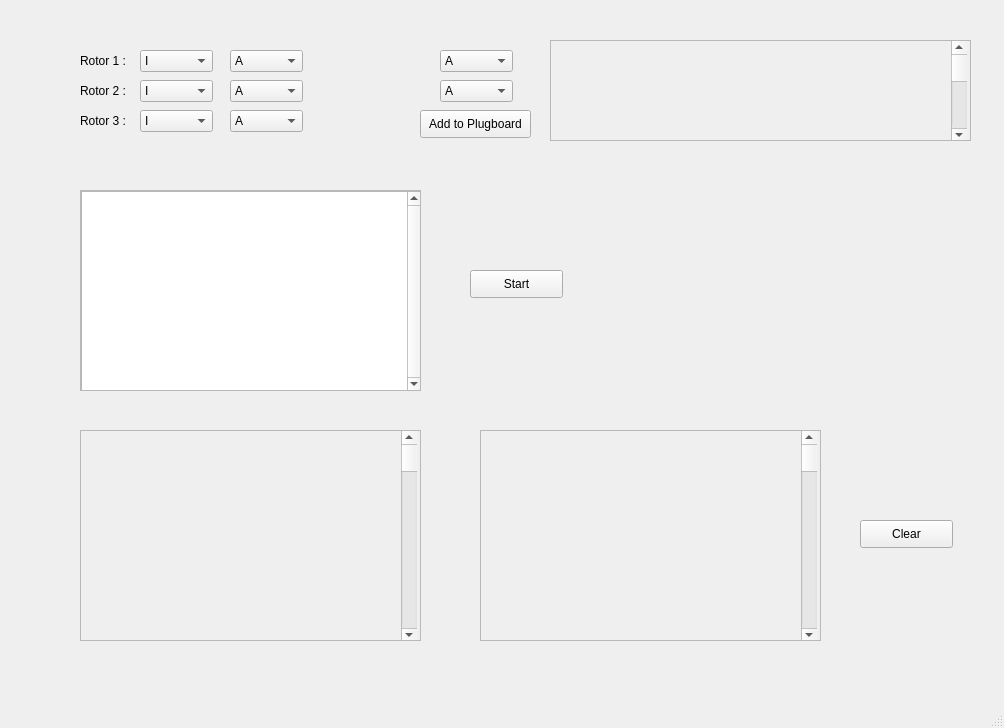
<?xml version="1.0" encoding="UTF-8"?>
<ui version="4.0">
 <class>MainWindow</class>
 <widget class="QMainWindow" name="MainWindow">
  <property name="geometry">
   <rect>
    <x>0</x>
    <y>0</y>
    <width>1004</width>
    <height>728</height>
   </rect>
  </property>
  <property name="windowTitle">
   <string>Main</string>
  </property>
  <widget class="QWidget" name="centralwidget">
   <widget class="QComboBox" name="comboBox">
    <property name="geometry">
     <rect>
      <x>140</x>
      <y>50</y>
      <width>73</width>
      <height>22</height>
     </rect>
    </property>
    <item>
     <property name="text">
      <string>I</string>
     </property>
    </item>
    <item>
     <property name="text">
      <string>II</string>
     </property>
    </item>
    <item>
     <property name="text">
      <string>III</string>
     </property>
    </item>
   </widget>
   <widget class="QComboBox" name="comboBox_2">
    <property name="geometry">
     <rect>
      <x>230</x>
      <y>50</y>
      <width>73</width>
      <height>22</height>
     </rect>
    </property>
    <item>
     <property name="text">
      <string>A</string>
     </property>
    </item>
    <item>
     <property name="text">
      <string>B</string>
     </property>
    </item>
    <item>
     <property name="text">
      <string>C</string>
     </property>
    </item>
    <item>
     <property name="text">
      <string>D</string>
     </property>
    </item>
    <item>
     <property name="text">
      <string>E</string>
     </property>
    </item>
    <item>
     <property name="text">
      <string>F</string>
     </property>
    </item>
    <item>
     <property name="text">
      <string>G</string>
     </property>
    </item>
    <item>
     <property name="text">
      <string>H</string>
     </property>
    </item>
    <item>
     <property name="text">
      <string>I</string>
     </property>
    </item>
    <item>
     <property name="text">
      <string>J</string>
     </property>
    </item>
    <item>
     <property name="text">
      <string>K</string>
     </property>
    </item>
    <item>
     <property name="text">
      <string>L</string>
     </property>
    </item>
    <item>
     <property name="text">
      <string>M</string>
     </property>
    </item>
    <item>
     <property name="text">
      <string>N</string>
     </property>
    </item>
    <item>
     <property name="text">
      <string>O</string>
     </property>
    </item>
    <item>
     <property name="text">
      <string>P</string>
     </property>
    </item>
    <item>
     <property name="text">
      <string>Q</string>
     </property>
    </item>
    <item>
     <property name="text">
      <string>R</string>
     </property>
    </item>
    <item>
     <property name="text">
      <string>S</string>
     </property>
    </item>
    <item>
     <property name="text">
      <string>T</string>
     </property>
    </item>
    <item>
     <property name="text">
      <string>U</string>
     </property>
    </item>
    <item>
     <property name="text">
      <string>V</string>
     </property>
    </item>
    <item>
     <property name="text">
      <string>W</string>
     </property>
    </item>
    <item>
     <property name="text">
      <string>X</string>
     </property>
    </item>
    <item>
     <property name="text">
      <string>Y</string>
     </property>
    </item>
    <item>
     <property name="text">
      <string>Z</string>
     </property>
    </item>
   </widget>
   <widget class="QComboBox" name="comboBox_3">
    <property name="geometry">
     <rect>
      <x>140</x>
      <y>80</y>
      <width>73</width>
      <height>22</height>
     </rect>
    </property>
    <item>
     <property name="text">
      <string>I</string>
     </property>
    </item>
    <item>
     <property name="text">
      <string>II</string>
     </property>
    </item>
    <item>
     <property name="text">
      <string>III</string>
     </property>
    </item>
   </widget>
   <widget class="QComboBox" name="comboBox_5">
    <property name="geometry">
     <rect>
      <x>140</x>
      <y>110</y>
      <width>73</width>
      <height>22</height>
     </rect>
    </property>
    <item>
     <property name="text">
      <string>I</string>
     </property>
    </item>
    <item>
     <property name="text">
      <string>II</string>
     </property>
    </item>
    <item>
     <property name="text">
      <string>III</string>
     </property>
    </item>
   </widget>
   <widget class="QComboBox" name="comboBox_4">
    <property name="geometry">
     <rect>
      <x>230</x>
      <y>80</y>
      <width>73</width>
      <height>22</height>
     </rect>
    </property>
    <item>
     <property name="text">
      <string>A</string>
     </property>
    </item>
    <item>
     <property name="text">
      <string>B</string>
     </property>
    </item>
    <item>
     <property name="text">
      <string>C</string>
     </property>
    </item>
    <item>
     <property name="text">
      <string>D</string>
     </property>
    </item>
    <item>
     <property name="text">
      <string>E</string>
     </property>
    </item>
    <item>
     <property name="text">
      <string>F</string>
     </property>
    </item>
    <item>
     <property name="text">
      <string>G</string>
     </property>
    </item>
    <item>
     <property name="text">
      <string>H</string>
     </property>
    </item>
    <item>
     <property name="text">
      <string>I</string>
     </property>
    </item>
    <item>
     <property name="text">
      <string>J</string>
     </property>
    </item>
    <item>
     <property name="text">
      <string>K</string>
     </property>
    </item>
    <item>
     <property name="text">
      <string>L</string>
     </property>
    </item>
    <item>
     <property name="text">
      <string>M</string>
     </property>
    </item>
    <item>
     <property name="text">
      <string>N</string>
     </property>
    </item>
    <item>
     <property name="text">
      <string>O</string>
     </property>
    </item>
    <item>
     <property name="text">
      <string>P</string>
     </property>
    </item>
    <item>
     <property name="text">
      <string>Q</string>
     </property>
    </item>
    <item>
     <property name="text">
      <string>R</string>
     </property>
    </item>
    <item>
     <property name="text">
      <string>S</string>
     </property>
    </item>
    <item>
     <property name="text">
      <string>T</string>
     </property>
    </item>
    <item>
     <property name="text">
      <string>U</string>
     </property>
    </item>
    <item>
     <property name="text">
      <string>V</string>
     </property>
    </item>
    <item>
     <property name="text">
      <string>W</string>
     </property>
    </item>
    <item>
     <property name="text">
      <string>X</string>
     </property>
    </item>
    <item>
     <property name="text">
      <string>Y</string>
     </property>
    </item>
    <item>
     <property name="text">
      <string>Z</string>
     </property>
    </item>
   </widget>
   <widget class="QComboBox" name="comboBox_6">
    <property name="geometry">
     <rect>
      <x>230</x>
      <y>110</y>
      <width>73</width>
      <height>22</height>
     </rect>
    </property>
    <item>
     <property name="text">
      <string>A</string>
     </property>
    </item>
    <item>
     <property name="text">
      <string>B</string>
     </property>
    </item>
    <item>
     <property name="text">
      <string>C</string>
     </property>
    </item>
    <item>
     <property name="text">
      <string>D</string>
     </property>
    </item>
    <item>
     <property name="text">
      <string>E</string>
     </property>
    </item>
    <item>
     <property name="text">
      <string>F</string>
     </property>
    </item>
    <item>
     <property name="text">
      <string>G</string>
     </property>
    </item>
    <item>
     <property name="text">
      <string>H</string>
     </property>
    </item>
    <item>
     <property name="text">
      <string>I</string>
     </property>
    </item>
    <item>
     <property name="text">
      <string>J</string>
     </property>
    </item>
    <item>
     <property name="text">
      <string>K</string>
     </property>
    </item>
    <item>
     <property name="text">
      <string>L</string>
     </property>
    </item>
    <item>
     <property name="text">
      <string>M</string>
     </property>
    </item>
    <item>
     <property name="text">
      <string>N</string>
     </property>
    </item>
    <item>
     <property name="text">
      <string>O</string>
     </property>
    </item>
    <item>
     <property name="text">
      <string>P</string>
     </property>
    </item>
    <item>
     <property name="text">
      <string>Q</string>
     </property>
    </item>
    <item>
     <property name="text">
      <string>R</string>
     </property>
    </item>
    <item>
     <property name="text">
      <string>S</string>
     </property>
    </item>
    <item>
     <property name="text">
      <string>T</string>
     </property>
    </item>
    <item>
     <property name="text">
      <string>U</string>
     </property>
    </item>
    <item>
     <property name="text">
      <string>V</string>
     </property>
    </item>
    <item>
     <property name="text">
      <string>W</string>
     </property>
    </item>
    <item>
     <property name="text">
      <string>X</string>
     </property>
    </item>
    <item>
     <property name="text">
      <string>Y</string>
     </property>
    </item>
    <item>
     <property name="text">
      <string>Z</string>
     </property>
    </item>
   </widget>
   <widget class="QLabel" name="label">
    <property name="geometry">
     <rect>
      <x>80</x>
      <y>50</y>
      <width>61</width>
      <height>21</height>
     </rect>
    </property>
    <property name="text">
     <string>Rotor 1 :</string>
    </property>
   </widget>
   <widget class="QLabel" name="label_2">
    <property name="geometry">
     <rect>
      <x>80</x>
      <y>80</y>
      <width>61</width>
      <height>21</height>
     </rect>
    </property>
    <property name="text">
     <string>Rotor 2 :</string>
    </property>
   </widget>
   <widget class="QLabel" name="label_3">
    <property name="geometry">
     <rect>
      <x>80</x>
      <y>110</y>
      <width>61</width>
      <height>21</height>
     </rect>
    </property>
    <property name="text">
     <string>Rotor 3 :</string>
    </property>
   </widget>
   <widget class="QScrollArea" name="scrollArea">
    <property name="geometry">
     <rect>
      <x>80</x>
      <y>430</y>
      <width>341</width>
      <height>211</height>
     </rect>
    </property>
    <property name="widgetResizable">
     <bool>true</bool>
    </property>
    <widget class="QWidget" name="scrollAreaWidgetContents">
     <property name="geometry">
      <rect>
       <x>0</x>
       <y>0</y>
       <width>339</width>
       <height>209</height>
      </rect>
     </property>
     <widget class="QLabel" name="label_4">
      <property name="geometry">
       <rect>
        <x>10</x>
        <y>10</y>
        <width>301</width>
        <height>191</height>
       </rect>
      </property>
      <property name="maximumSize">
       <size>
        <width>301</width>
        <height>16777215</height>
       </size>
      </property>
      <property name="text">
       <string/>
      </property>
      <property name="alignment">
       <set>Qt::AlignLeading|Qt::AlignLeft|Qt::AlignTop</set>
      </property>
     </widget>
     <widget class="QScrollBar" name="verticalScrollBar">
      <property name="geometry">
       <rect>
        <x>320</x>
        <y>0</y>
        <width>16</width>
        <height>211</height>
       </rect>
      </property>
      <property name="orientation">
       <enum>Qt::Vertical</enum>
      </property>
     </widget>
    </widget>
   </widget>
   <widget class="QScrollArea" name="scrollArea_2">
    <property name="geometry">
     <rect>
      <x>480</x>
      <y>430</y>
      <width>341</width>
      <height>211</height>
     </rect>
    </property>
    <property name="widgetResizable">
     <bool>true</bool>
    </property>
    <widget class="QWidget" name="scrollAreaWidgetContents_3">
     <property name="geometry">
      <rect>
       <x>0</x>
       <y>0</y>
       <width>339</width>
       <height>209</height>
      </rect>
     </property>
     <widget class="QLabel" name="label_5">
      <property name="geometry">
       <rect>
        <x>10</x>
        <y>10</y>
        <width>300</width>
        <height>191</height>
       </rect>
      </property>
      <property name="maximumSize">
       <size>
        <width>300</width>
        <height>16777215</height>
       </size>
      </property>
      <property name="text">
       <string/>
      </property>
      <property name="alignment">
       <set>Qt::AlignLeading|Qt::AlignLeft|Qt::AlignTop</set>
      </property>
     </widget>
     <widget class="QScrollBar" name="verticalScrollBar_3">
      <property name="geometry">
       <rect>
        <x>320</x>
        <y>0</y>
        <width>16</width>
        <height>211</height>
       </rect>
      </property>
      <property name="orientation">
       <enum>Qt::Vertical</enum>
      </property>
     </widget>
    </widget>
   </widget>
   <widget class="QScrollArea" name="scrollArea_3">
    <property name="geometry">
     <rect>
      <x>550</x>
      <y>40</y>
      <width>421</width>
      <height>101</height>
     </rect>
    </property>
    <property name="widgetResizable">
     <bool>true</bool>
    </property>
    <widget class="QWidget" name="scrollAreaWidgetContents_4">
     <property name="geometry">
      <rect>
       <x>0</x>
       <y>0</y>
       <width>419</width>
       <height>99</height>
      </rect>
     </property>
     <widget class="QLabel" name="label_6">
      <property name="geometry">
       <rect>
        <x>10</x>
        <y>10</y>
        <width>391</width>
        <height>81</height>
       </rect>
      </property>
      <property name="maximumSize">
       <size>
        <width>391</width>
        <height>16777215</height>
       </size>
      </property>
      <property name="text">
       <string/>
      </property>
      <property name="alignment">
       <set>Qt::AlignLeading|Qt::AlignLeft|Qt::AlignTop</set>
      </property>
     </widget>
     <widget class="QScrollBar" name="verticalScrollBar_4">
      <property name="geometry">
       <rect>
        <x>400</x>
        <y>0</y>
        <width>16</width>
        <height>101</height>
       </rect>
      </property>
      <property name="orientation">
       <enum>Qt::Vertical</enum>
      </property>
     </widget>
    </widget>
   </widget>
   <widget class="QComboBox" name="comboBox_7">
    <property name="geometry">
     <rect>
      <x>440</x>
      <y>50</y>
      <width>73</width>
      <height>22</height>
     </rect>
    </property>
    <item>
     <property name="text">
      <string>A</string>
     </property>
    </item>
    <item>
     <property name="text">
      <string>B</string>
     </property>
    </item>
    <item>
     <property name="text">
      <string>C</string>
     </property>
    </item>
    <item>
     <property name="text">
      <string>D</string>
     </property>
    </item>
    <item>
     <property name="text">
      <string>E</string>
     </property>
    </item>
    <item>
     <property name="text">
      <string>F</string>
     </property>
    </item>
    <item>
     <property name="text">
      <string>G</string>
     </property>
    </item>
    <item>
     <property name="text">
      <string>H</string>
     </property>
    </item>
    <item>
     <property name="text">
      <string>I</string>
     </property>
    </item>
    <item>
     <property name="text">
      <string>J</string>
     </property>
    </item>
    <item>
     <property name="text">
      <string>K</string>
     </property>
    </item>
    <item>
     <property name="text">
      <string>L</string>
     </property>
    </item>
    <item>
     <property name="text">
      <string>M</string>
     </property>
    </item>
    <item>
     <property name="text">
      <string>N</string>
     </property>
    </item>
    <item>
     <property name="text">
      <string>O</string>
     </property>
    </item>
    <item>
     <property name="text">
      <string>P</string>
     </property>
    </item>
    <item>
     <property name="text">
      <string>Q</string>
     </property>
    </item>
    <item>
     <property name="text">
      <string>R</string>
     </property>
    </item>
    <item>
     <property name="text">
      <string>S</string>
     </property>
    </item>
    <item>
     <property name="text">
      <string>T</string>
     </property>
    </item>
    <item>
     <property name="text">
      <string>U</string>
     </property>
    </item>
    <item>
     <property name="text">
      <string>V</string>
     </property>
    </item>
    <item>
     <property name="text">
      <string>W</string>
     </property>
    </item>
    <item>
     <property name="text">
      <string>X</string>
     </property>
    </item>
    <item>
     <property name="text">
      <string>Y</string>
     </property>
    </item>
    <item>
     <property name="text">
      <string>Z</string>
     </property>
    </item>
   </widget>
   <widget class="QComboBox" name="comboBox_8">
    <property name="geometry">
     <rect>
      <x>440</x>
      <y>80</y>
      <width>73</width>
      <height>22</height>
     </rect>
    </property>
    <item>
     <property name="text">
      <string>A</string>
     </property>
    </item>
    <item>
     <property name="text">
      <string>B</string>
     </property>
    </item>
    <item>
     <property name="text">
      <string>C</string>
     </property>
    </item>
    <item>
     <property name="text">
      <string>D</string>
     </property>
    </item>
    <item>
     <property name="text">
      <string>E</string>
     </property>
    </item>
    <item>
     <property name="text">
      <string>F</string>
     </property>
    </item>
    <item>
     <property name="text">
      <string>G</string>
     </property>
    </item>
    <item>
     <property name="text">
      <string>H</string>
     </property>
    </item>
    <item>
     <property name="text">
      <string>I</string>
     </property>
    </item>
    <item>
     <property name="text">
      <string>J</string>
     </property>
    </item>
    <item>
     <property name="text">
      <string>K</string>
     </property>
    </item>
    <item>
     <property name="text">
      <string>L</string>
     </property>
    </item>
    <item>
     <property name="text">
      <string>M</string>
     </property>
    </item>
    <item>
     <property name="text">
      <string>N</string>
     </property>
    </item>
    <item>
     <property name="text">
      <string>O</string>
     </property>
    </item>
    <item>
     <property name="text">
      <string>P</string>
     </property>
    </item>
    <item>
     <property name="text">
      <string>Q</string>
     </property>
    </item>
    <item>
     <property name="text">
      <string>R</string>
     </property>
    </item>
    <item>
     <property name="text">
      <string>S</string>
     </property>
    </item>
    <item>
     <property name="text">
      <string>T</string>
     </property>
    </item>
    <item>
     <property name="text">
      <string>U</string>
     </property>
    </item>
    <item>
     <property name="text">
      <string>V</string>
     </property>
    </item>
    <item>
     <property name="text">
      <string>W</string>
     </property>
    </item>
    <item>
     <property name="text">
      <string>X</string>
     </property>
    </item>
    <item>
     <property name="text">
      <string>Y</string>
     </property>
    </item>
    <item>
     <property name="text">
      <string>Z</string>
     </property>
    </item>
   </widget>
   <widget class="QPushButton" name="pushButton">
    <property name="geometry">
     <rect>
      <x>420</x>
      <y>110</y>
      <width>111</width>
      <height>28</height>
     </rect>
    </property>
    <property name="text">
     <string>Add to Plugboard</string>
    </property>
   </widget>
   <widget class="QPushButton" name="pushButton_2">
    <property name="geometry">
     <rect>
      <x>860</x>
      <y>520</y>
      <width>93</width>
      <height>28</height>
     </rect>
    </property>
    <property name="text">
     <string>Clear</string>
    </property>
   </widget>
   <widget class="QScrollArea" name="scrollArea_4">
    <property name="geometry">
     <rect>
      <x>80</x>
      <y>190</y>
      <width>341</width>
      <height>201</height>
     </rect>
    </property>
    <property name="widgetResizable">
     <bool>true</bool>
    </property>
    <widget class="QWidget" name="scrollAreaWidgetContents_5">
     <property name="geometry">
      <rect>
       <x>0</x>
       <y>0</y>
       <width>339</width>
       <height>199</height>
      </rect>
     </property>
     <widget class="QTextEdit" name="textEdit">
      <property name="geometry">
       <rect>
        <x>0</x>
        <y>0</y>
        <width>341</width>
        <height>201</height>
       </rect>
      </property>
      <property name="verticalScrollBarPolicy">
       <enum>Qt::ScrollBarAlwaysOn</enum>
      </property>
      <property name="horizontalScrollBarPolicy">
       <enum>Qt::ScrollBarAlwaysOff</enum>
      </property>
     </widget>
    </widget>
   </widget>
   <widget class="QPushButton" name="pushButton_3">
    <property name="geometry">
     <rect>
      <x>470</x>
      <y>270</y>
      <width>93</width>
      <height>28</height>
     </rect>
    </property>
    <property name="text">
     <string>Start</string>
    </property>
   </widget>
  </widget>
  <widget class="QMenuBar" name="menubar">
   <property name="geometry">
    <rect>
     <x>0</x>
     <y>0</y>
     <width>1004</width>
     <height>26</height>
    </rect>
   </property>
  </widget>
  <widget class="QStatusBar" name="statusbar"/>
 </widget>
 <resources/>
 <connections/>
</ui>
